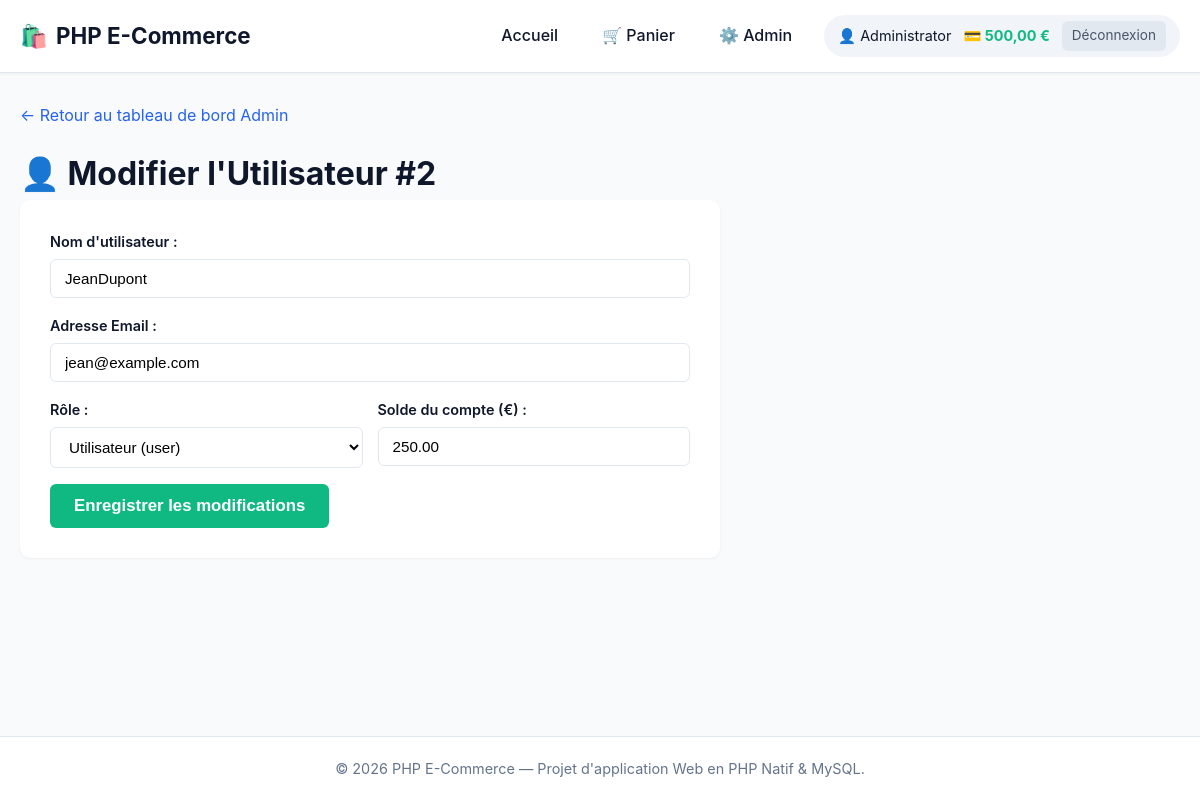
Screenshot of /backend/edit_user.php?id=2 (signed in) with the database file from the repository.
### tables this page shows
CREATE TABLE users (
    id INT AUTO_INCREMENT PRIMARY KEY,
    username VARCHAR(50) NOT NULL UNIQUE,
    password VARCHAR(255) NOT NULL,
    email VARCHAR(255) NOT NULL UNIQUE,
    solde DECIMAL(10,2) DEFAULT 100.00,
    photo VARCHAR(255) DEFAULT 'default.jpg',
    role ENUM('user', 'admin') DEFAULT 'user'
);

### backend/edit_user.php (called while the page is built, shortened)
<?php
require_once __DIR__ . '/config/config.php';
$id = isset($_GET['id']) ? (int)$_GET['id'] : 0;
try {
    $stmt = $pdo->prepare("SELECT * FROM users WHERE id = ?");
    $stmt->execute([$id]);
    $user = $stmt->fetch(PDO::FETCH_ASSOC);
} catch (PDOException $e) {
    die("Erreur lors de la récupération : " . htmlspecialchars($e->getMessage()));
}
require_once __DIR__ . '/../frontend/pages/edit_user.php';

### frontend/pages/edit_user.php (the view, shortened to what this page needs)
<!DOCTYPE html>
<html lang="fr">
<head>
    <link rel="stylesheet" href="/frontend/assets/css/style.css">
    <link rel="stylesheet" href="/frontend/assets/css/home.css">
</head>
<body>
    <?php require_once __DIR__ . '/partials/header.php'; ?>
    <main class="main-content container">
        <div class="breadcrumb" style="margin-bottom: 20px;">
            <a href="/backend/admin.php">&larr; Retour au tableau de bord Admin</a>
        </div>
        <h1>👤 Modifier l'Utilisateur #<?= $user['id'] ?></h1>
        <div class="admin-form-container">
            <form method="POST" action="/backend/edit_user.php?id=<?= $user['id'] ?>" class="admin-form">
                <div class="form-group">
                    <label for="username">Nom d'utilisateur :</label>
                    <input type="text" id="username" name="username" required value="<?= htmlspecialchars($user['username']) ?>">
                </div>
                <div class="form-group">
                    <label for="email">Adresse Email :</label>
                    <input type="email" id="email" name="email" required value="<?= htmlspecialchars($user['email']) ?>">
                </div>
                <div class="form-row">
                    <div class="form-group">
                        <label for="role">Rôle :</label>
                        <select id="role" name="role" required>
                            <option value="user" <?= $user['role'] === 'user' ? 'selected' : '' ?>>Utilisateur (user)</option>
                        </select>
                    </div>
                    <div class="form-group">
                        <label for="solde">Solde du compte (€) :</label>
                        <input type="number" step="0.01" id="solde" name="solde" required value="<?= htmlspecialchars($user['solde']) ?>">
                    </div>
                </div>
                <button type="submit" class="btn btn-success btn-large">Enregistrer les modifications</button>
            </form>
        </div>
    </main>
    <?php require_once __DIR__ . '/partials/footer.php'; ?>
</body>
</html>

### frontend/assets/css/style.css (style rules this page uses)
:root { --primary-color: #2563eb; --primary-hover: #1d4ed8; --secondary-color: #64748b; --success-color: #10b981; --success-hover: #059669; --danger-color: #ef4444; --danger-hover: #dc2626; --warning-color: #f59e0b; --bg-color: #f8fafc; --card-bg: #ffffff; --text-color: #0f172a; --text-muted: #64748b; --border-color: #e2e8f0; --radius-sm: 6px; --radius-md: 10px; --radius-lg: 16px; --shadow-sm: 0 1px 3px rgba(0,0,0,0.05); --shadow-md: 0 4px 6px -1px rgba(0,0,0,0.1), 0 2px 4px -1px rgba(0,0,0,0.06); --shadow-lg: 0 10px 15px -3px rgba(0,0,0,0.1), 0 4px 6px -2px rgba(0,0,0,0.05); }
* { box-sizing: border-box; margin: 0; padding: 0; }
body { font-family: -apple-system, BlinkMacSystemFont, "Segoe UI", Roboto, Helvetica, Arial, sans-serif; background-color: var(--bg-color); color: var(--text-color); line-height: 1.6; display: flex; flex-direction: column; min-height: 100vh; }
a { color: var(--primary-color); text-decoration: none; transition: color 0.2s ease; }
.container { max-width: 1200px; margin: 0 auto; padding: 20px; width: 100%; }
.main-content { flex: 1; padding-top: 30px; padding-bottom: 40px; }
.btn { display: inline-flex; align-items: center; justify-content: center; padding: 8px 16px; font-size: 0.95rem; font-weight: 600; border-radius: var(--radius-sm); border: none; cursor: pointer; transition: all 0.2s ease; text-align: center; }
.btn-success { background-color: var(--success-color); color: white; }
.btn-large { padding: 12px 24px; font-size: 1.05rem; }
.form-group { display: flex; flex-direction: column; gap: 6px; margin-bottom: 16px; }
.form-group label { font-weight: 600; font-size: 0.9rem; }
.form-group input, .form-group select, .form-group textarea { padding: 10px 14px; border: 1px solid var(--border-color); border-radius: var(--radius-sm); font-size: 0.95rem; background-color: white; }
.form-row { display: grid; grid-template-columns: 1fr 1fr; gap: 15px; }

### frontend/assets/css/home.css (style rules this page uses)
.admin-form-container { background: white; padding: 30px; border-radius: var(--radius-md); box-shadow: var(--shadow-sm); max-width: 700px; }

### rows the page displays
users: id "2", username "JeanDupont", email "jean@example.com", role "Utilisateur (user)", solde "250.00"

### other values shown
$_SESSION['username'] "Administrator"
$_SESSION['solde'] "500,00"
